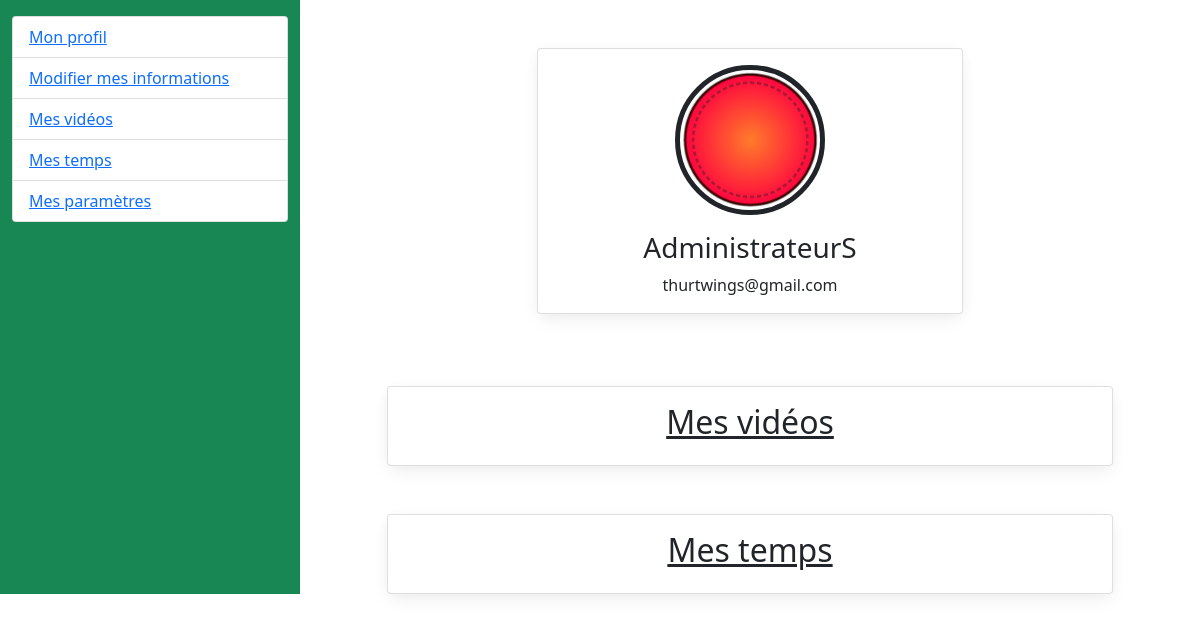
Screenshot of /pages/UserProfile.php (signed in) with the database file from the repository.
### tables this page shows
CREATE TABLE `users` (
  `id` int NOT NULL,
  `username` varchar(50) NOT NULL,
  `user_email` varchar(320) NOT NULL,
  `profile_picture` varchar(255) DEFAULT NULL,
  `password` char(60) NOT NULL,
  `user_description` text,
  `registration_time` timestamp NULL DEFAULT CURRENT_TIMESTAMP
);

### php/Utilities.php (called while the page is built, shortened)
<?php
class Utilities
{
    public $sql ="";
    public function __construct($id)
    {
        $this->sql = new PDO('mysql:host=localhost;dbname=speedrun_website', 'root', 'root1234');
    }
    public function Get($column, $table, $row ,$id)
    {
        $req = "SELECT " . $column . " FROM " . $table . " WHERE " . $row . " = '" . $id . "'; ";
        $result = $this->sql->query($req);
        if ($result !== false)
        {
            $tlbresult = $result->fetchAll();
            if (count($tlbresult) > 0)
            {
                return $tlbresult[0][0];
            }
            else
            {
                return null;
            }
        }
        else
        {
            return null;
        }
    }
}
?>

### pages/UserProfile.php (the view, shortened to what this page needs)
<?php
require_once('../php/Utilities.php');
$utils = new Utilities(0);
?>
<!DOCTYPE html>
<html lang="en">
    <head>
        <link href="https://cdnjs.cloudflare.com/ajax/libs/mdb-ui-kit/6.2.0/mdb.min.css" rel="stylesheet"/>
        <link rel="stylesheet" href="https://maxcdn.bootstrapcdn.com/bootstrap/4.5.2/css/bootstrap.min.css">
        <link rel="stylesheet" href="https://stackpath.bootstrapcdn.com/bootstrap/5.0.0-alpha1/css/bootstrap.min.css">
    </head>
    <body>
        <div class="container-fluid">
            <form method="get">
                <div class="row">
                    <div class="col-sm-3 bg-success">
                        <ul class="list-group my-3">
                            <li class="list-group-item"><a href="#">Mon profil</a></li>
                            <li class="list-group-item"><a href="../php/UpdateProfile.php?id=<?php echo $_SESSION['user_id']; ?>">Modifier mes informations</a></li>
                            <li class="list-group-item"><a href="#user_videos">Mes vidéos</a></li>
                            <li class="list-group-item"><a href="#">Mes temps</a></li>
                            <li class="list-group-item"><a href="#">Mes paramètres</a></li>
                        </ul>
                </div>
            </form>
                    <div class="col-9">
                        <div class="row mt-5 justify-content-center">
                            <div class="col-md-6">
                                <div class="card">
                                    <div class="card-body text-center">
                                    <?php
                                    if($utils->Get("profile_picture", 'users', 'id', $_SESSION['user_id']) !== null)
                                    {?>
                                            <img src="../img/UsersProfilePictures/<?php echo $utils->Get("profile_picture", 'users', 'id', $_SESSION['user_id']); ?>" class="rounded-circle border border-5 border-dark mb-3" height="150" alt="User profile picture"">
                            <?php }
                                        else
                                        {?>
                                            <img src="../img/default_avatar.png" class="rounded-circle border border-5 border-dark mb-3" height="150" alt="User profile picture"">
                                        <?php }?><h3 class="card-title"><?php echo($_SESSION['user_name']); ?></h3>
                                        <p class="card-text"> <?php echo $utils->Get("user_email", 'users', 'id', $_SESSION['user_id']); ?> </p>
                                    </div>
                                </div>
                            </div>
                        </div>
                        <br>
                        <div class="row mt-5 d-flex justify-content-center" id="user_videos">
                            <div class="col-lg-10 col-mg-12">
                                <div class="card">
                                    <div class="card-body text-center">
                                        <h2><u>Mes vidéos</u></h2>
                                        </div>
                                    </div>
                                </div>
                            </div>
                            <div class="row mt-5 d-flex justify-content-center" id="user_times">
                            <div class="col-lg-10 col-mg-12">
                                <div class="card">
                                    <div class="card-body text-center">
                                        <h2><u>Mes temps</u></h2>
                                    </div>
                                </div>
                            </div>
                            </div>
            </div>
        </div>
    </body>
</html>

### rows the page displays
users: profile_picture (picture), user_email "thurtwings@gmail.com"

### other values shown
$_SESSION['user_name'] "AdministrateurS"
